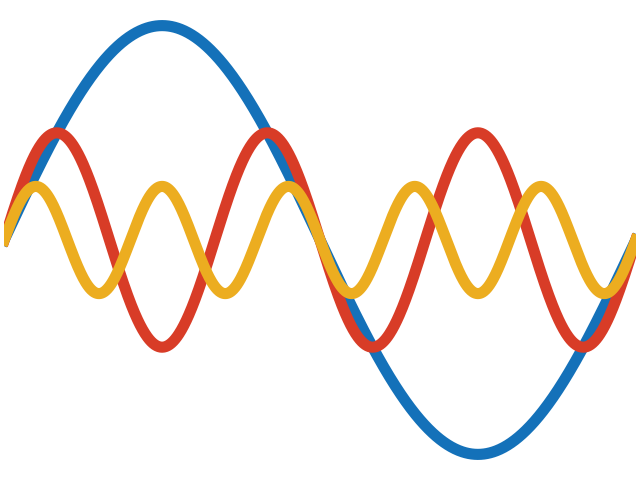

The Python source for this figure:
# %%
import pyfar as pf
import numpy as np
import matplotlib.pyplot as plt
%matplotlib inline

signal = [[np.sin(np.linspace(0, 2*np.pi, 1024))],
          [np.sin(np.linspace(0, 6*np.pi, 1024)) * .5],
          [np.sin(np.linspace(0, 10*np.pi, 1024)) * .25]]

signal = pf.Signal(signal, 1024)
ax = pf.plot.time(signal, linewidth=8)
plt.axis('off')
plt.savefig('thumbnail_pyfar_audio_objects.png')
